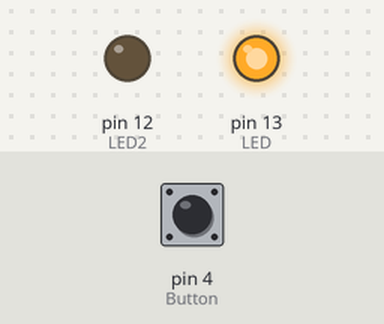
A sketch run on a simulated Arduino Uno, built with avr-gcc and run on an emulated ATmega328P. On the bench: output pins drawn as LEDs (lit = HIGH). The test bench sets the inputs (shaded band); at power-on: pin 4 (Button) LOW.

Above: at 1.2 s.
1.3 s: pin 4 (Button) pulled HIGH for 0.15 s
At 1.37 s:
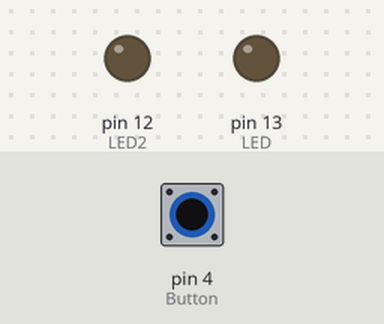
2.9 s: pin 4 (Button) pulled HIGH for 3.2 s
At 7.3 s:
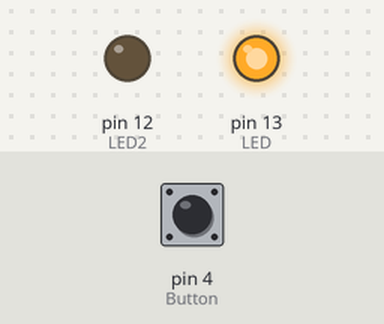
Timing chart, 0 to 8.8 s (numbered marks = the images above; inputs shaded):
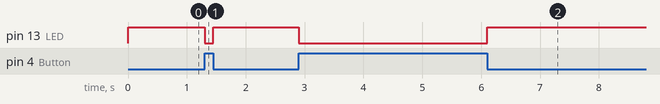

Measured:
- after the input at 1.3 s, pin 13 (LED): HIGH → LOW at once, → HIGH 0.15 s later
- after the input at 2.9 s, pin 13 (LED): HIGH → LOW at once, → HIGH 3.2 s later

The sketch:

LEDButton.ino
```cpp
int LED = 13;
int LED2 = 12;
int Button = 4;
int counter = 0;
int BPM = 0;

void setup() {
  // put your setup code here, to run once:
  pinMode(LED, OUTPUT);
  pinMode(Button, INPUT);
  pinMode(LED2, OUTPUT);
}

void loop() {
  // put your main code here, to run repeatedly:
  if(digitalRead(Button) == HIGH){
    digitalWrite(LED, LOW);
    counter++;
  } else {
    digitalWrite(LED, HIGH);
  }
}
```
